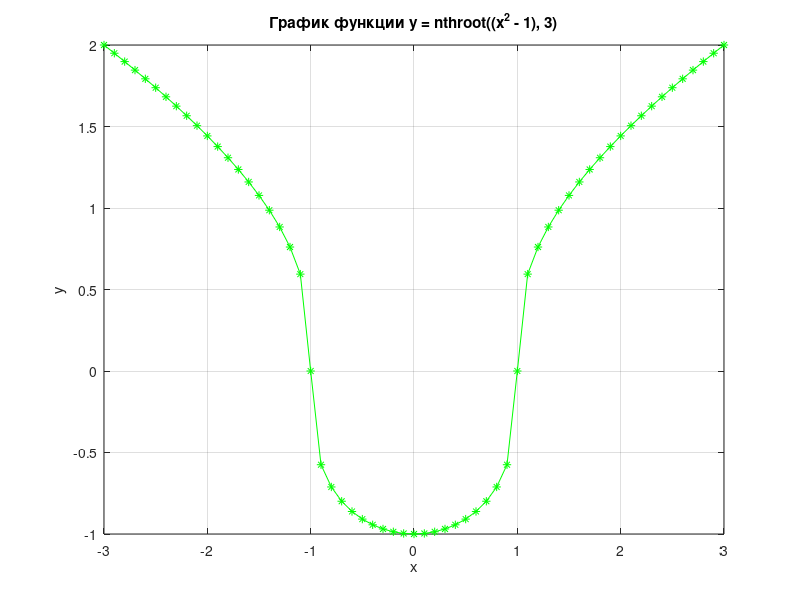

Source code (MATLAB):
% Создаем вектор x от -3 до 3 с шагом 0.1
x = -3:0.1:3;

% Вычисляем значения функции y = nthroot((x*x - 1), 3)
y = nthroot((x.^2 - 1), 3);

% Строим график
plot(x, y, '-g*'); % сплошная зеленая линия с точками '*'
title('График функции y = nthroot((x^2 - 1), 3)');
xlabel('x');
ylabel('y');
grid on; % добавляем сетку
